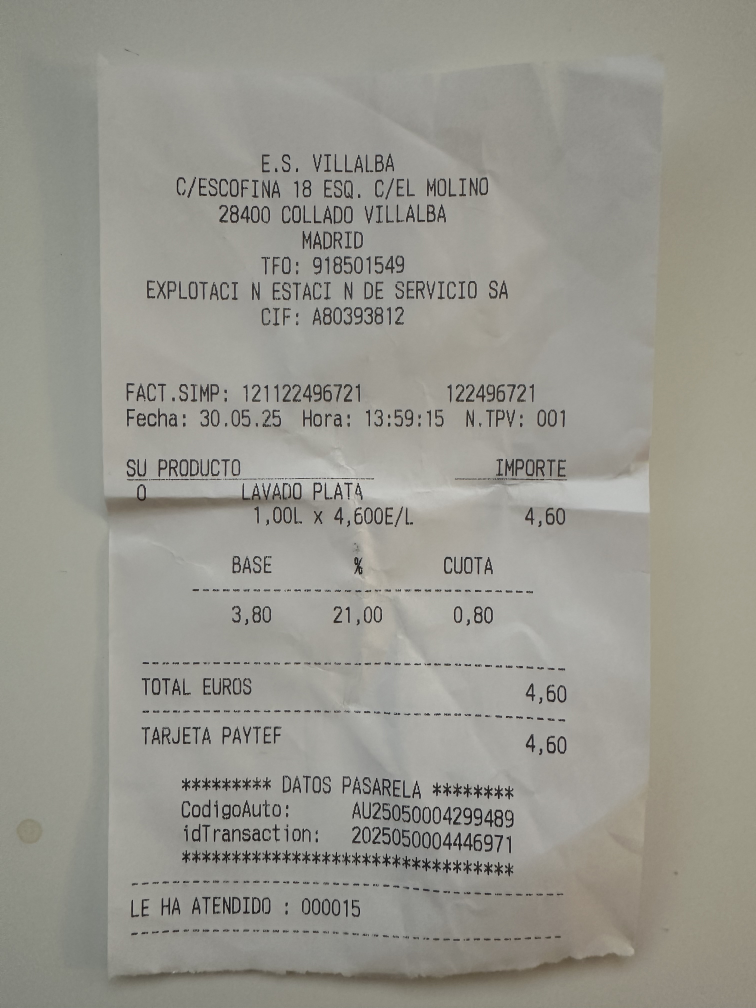
#> input picture llm-tickets/notebooks/donut-demo-cord-v2/ticket.jpg, 3024 x 4032 px, found by its file name (shown at 1/4 size)
$ jupyter execute --allow-errors test.ipynb
#> lines starting #> are read from the running program, lines starting #| are printed output that depends on the picture
[cell 1]
from donut import DonutModel
#> (the rest of this cell did not finish here and is left out)

#> (a cell that did not finish here is left out)

[cell 3]
from PIL import Image
image=Image.open("../../ticket.jpg").resize([512,512])
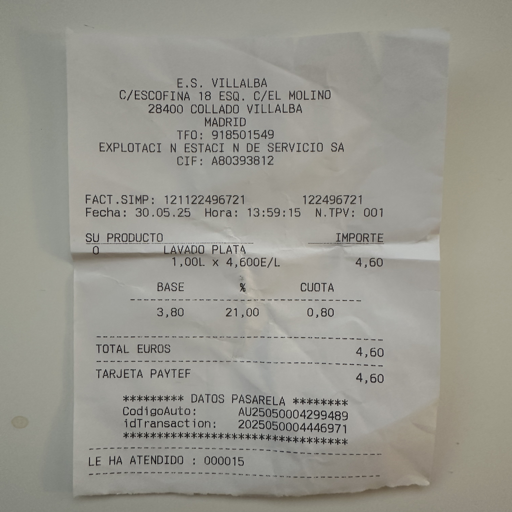
#> image: PIL image 512x512 RGB; mean R, G, B 152, 150.7, 142.4
